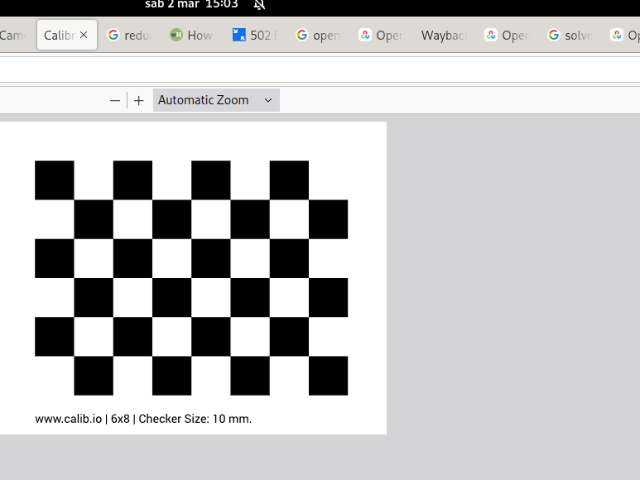
#> input picture src/chessboard/frontal2.png, 640 x 480 px
$ python visual_servoing_distorsion.py
#> lines starting #> are read from the running program, lines starting #| are printed output that depends on the picture
### src/utils.py
import cv2
import time
import math
import numpy as np
import serial

# Function to draw a cross
# [8 lines left out: function draw_cross, not called in this run]

# Downsample
def downsample_image(image, scale_factor):
    # Calculate the new dimensions
    width = int(image.shape[1] * scale_factor)
    height = int(image.shape[0] * scale_factor)
    # Resize the image
    resized_image = cv2.resize(image, (width, height), interpolation=cv2.INTER_AREA)
    return resized_image

# Compute angle
# [100 lines left out: functions get_angle, capture_single_frame, extract_green_channel, hsv_mask, detect_circles, draw_circles, not called in this run]


# Low pass filter
def lowpass(measure, old_value, smoothing):
    filtered_value = smoothing*old_value + (1-smoothing)*measure
    return filtered_value

# Send velocity reference to the ESP32
def send_command(ser, target):
    message = "M" + str(target) + "\n"
    ser.write(message.encode())

# Given an image containing a chessboard, return the corners
def detect_chessboard_corners(image, pattern_size):
    image_gray = cv2.cvtColor(image, cv2.COLOR_BGR2GRAY)
    ret, corners = cv2.findChessboardCorners(image_gray, pattern_size, flags = cv2.CALIB_CB_FILTER_QUADS)
    if ret:
        criteria = (cv2.TERM_CRITERIA_EPS + cv2.TERM_CRITERIA_MAX_ITER, 30, 0.001)
        corners = cv2.cornerSubPix(image_gray, corners, (5, 5), (-1, -1), criteria)
        return corners
    else:
        return None

### src/visual_servoing_distorsion.py
import cv2
import time
import numpy as np
import serial
import math
import utils

# When a click is detected, update the clicked_x and clicked_y variables
# Initialize the variables
click_flag = False
clicked_x = -1
clicked_y = -1
clicked_point = (-1, -1)
def get_click_coordinates(event, x, y, flags, param):
    global clicked_x, clicked_y, click_flag
    if event == cv2.EVENT_LBUTTONDOWN:
        clicked_x = x
        clicked_y = y
        click_flag = True

# Position PID gains
kp = 3
ki = 0

# Chessboard square size [mm]
square_size_mm = 10

# Diameters of the circles [mm]
small_circle_diameter_mm = 12
big_circle_diameter_mm = 21
tolerance = 0.3
tol_low = 1 - tolerance
tol_high = 1 + tolerance

# Load the camera matrix and the distortion coefficients
calibration_data = np.load('camera_calibration/calibration_params.npy', allow_pickle=True).item()
#> (reads src/camera_calibration/calibration_params.npy from the repository)
camera_matrix = calibration_data['camera_matrix']
dist_coeffs = calibration_data['dist_coeffs']

##############################################################
def main():
    # Serial port parameters
    port = '/dev/ttyUSB0'   # Depends on the OS
    baud = 115200
    timeout = 3

    # Open the serial port
    ser = serial.Serial(port, baud, timeout=timeout)
    ser.flush()

    # Open the video capture
    camera = cv2.VideoCapture('/dev/video0')

    # Check if the camera was opened successfully
    if not camera.isOpened():
        print("Error: Couldn't open camera.")
        return

    # Create a window and set the mouse callback function
    cv2.namedWindow('Frame')
    cv2.setMouseCallback('Frame', get_click_coordinates)

    # Load the target chessboard and detect its corners
    target_image = cv2.imread("chessboard/frontal2.png")
#> target_image is the input picture: shape (480, 640, 3); mean B, G, R 196.1, 195.2, 195.4
    pattern_size = (7,5)
    corners_target = utils.detect_chessboard_corners(target_image, pattern_size)
#> in detect_chessboard_corners, `ret, corners = cv2.findChessboardCorners(image_gray, pattern_size, fla..`: ret = True; corners = 35 rows, first 8: [73.59, 199.4], [112.7, 199.3], [151.7, 199.4], [190.8, 199.4], [230, 199.4], [269.3, 199.3], [308.4, 199.4], [73.57, 238.4]
#> in detect_chessboard_corners, `corners = cv2.cornerSubPix(image_gray, corners, (5, 5), (-1, -1), crit..`: corners = 35 rows, first 8: [73.6, 199.3], [112.7, 199.3], [151.7, 199.3], [190.8, 199.4], [230, 199.4], [269.3, 199.3], [308.4, 199.4], [73.59, 238.4]
#> corners_target has the same summary as corners in detect_chessboard_corners

    # Measure the square size and obtain the ration between mm and pixels
    square_size_pixels = (corners_target[1] - corners_target[0])[0][0]
#> square_size_pixels = 39.07
    mm2pixel = square_size_pixels/square_size_mm
#> mm2pixel = 3.91

    # Convert the circles diameters from mm to pixels
    small_circle_diameter_pixels = small_circle_diameter_mm * mm2pixel
#> small_circle_diameter_pixels = 46.88
    big_circle_diameter_pixels = big_circle_diameter_mm * mm2pixel
#> big_circle_diameter_pixels = 82.05

    # Define the center to compute the angle
    motor_center = (0,0)
    end_center = (0,0)

    # FPS indicator
    fps = 0

    # Error
    error_previous = 0
    error_integral = 0
    target = 0

    loop_time = 0

    while True:
        # Start the time
        start_time = time.time()

        # Capture frame
        ret, frame = camera.read()
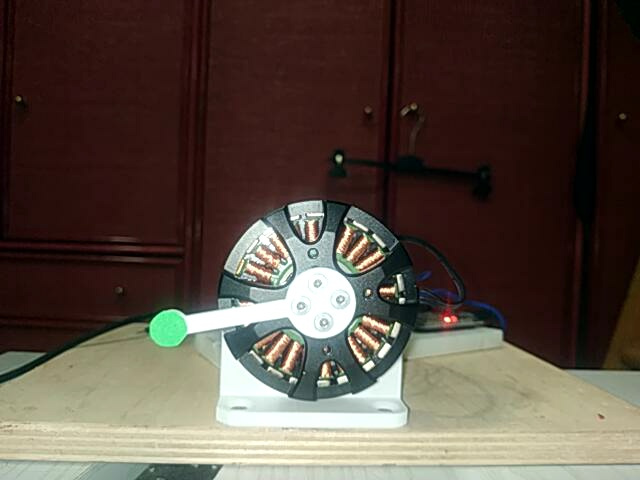
#> input picture src/frame1.jpg, 640 x 480 px, given in place of the camera
#> frame is the input picture: shape (480, 640, 3); mean B, G, R 65.4, 75.2, 87.9

        # Check if the frame was captured successfully
        if not ret:
            print("Error: Couldn't capture frame.")
            break

        # Downsample
        frame = utils.downsample_image(frame, 1)

        # Correct the camera distortion
        frame = cv2.undistort(frame, camera_matrix, dist_coeffs)
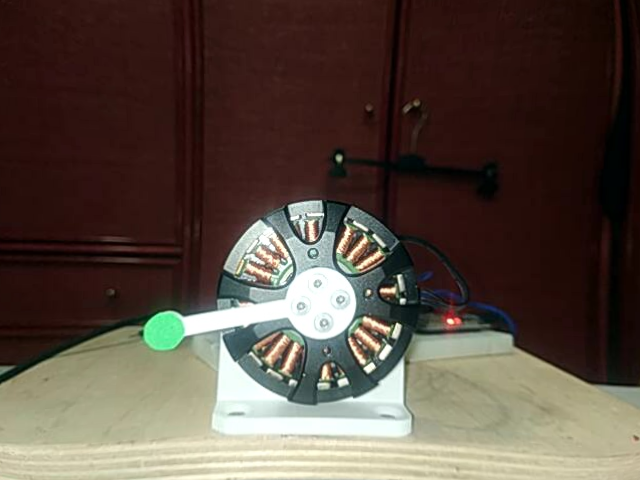
#> frame: shape (480, 640, 3); mean B, G, R 64.9, 74.9, 88.3

        # Detect corners on the frame and correct perspective
        corners_distorted = utils.detect_chessboard_corners(frame, pattern_size)
#> call 2 of detect_chessboard_corners, with pattern_size = (7, 5)
#> in detect_chessboard_corners (call 2), `image_gray = cv2.cvtColor(image, cv2.COLOR_BGR2GRAY)`:
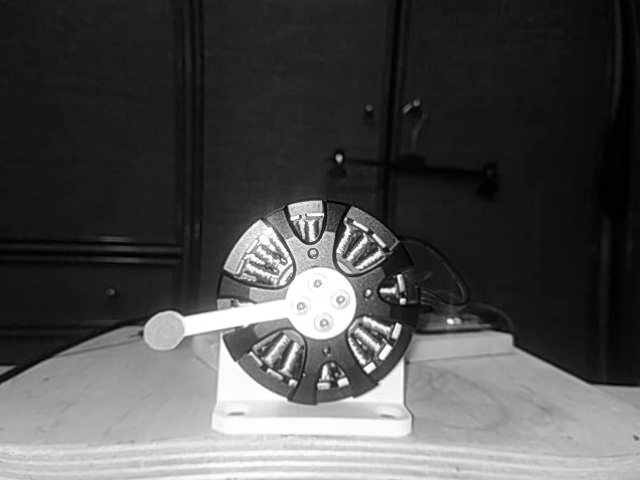
#> image_gray: shape (480, 640); min 0, max 255, mean 77.8
#> in detect_chessboard_corners (call 2), `ret, corners = cv2.findChessboardCorners(image_gray, pattern_size, fla..`: ret = False; corners = None
        if corners_distorted is not None:
            H, _ = cv2.findHomography(corners_distorted, corners_target)
            H_inverse, _ = cv2.findHomography(corners_target, corners_distorted)
        #frame = cv2.drawChessboardCorners(frame, pattern_size, corners_distorted, True)
#> (the run stopped early here; a loop or call above may not have finished)
